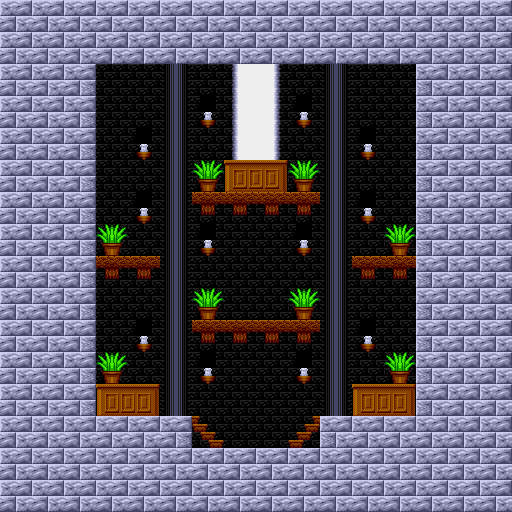

The image is a tile-based game level rendered from a .tmx file. Its description and complete source (layers, tilesets, objects, tile grids) follow:
An orthogonal 16x16 tile map with 32x32 px tiles, 1 tile layer (Capa de Patrones 1), 2 tilesets and 4 objects (STAGE_MAZE1).

<map version="1.0" orientation="orthogonal" width="16" height="16" tilewidth="32" tileheight="32">
 <tileset firstgid="1" name="tileset" tilewidth="32" tileheight="32">
  <image source="../tileset/tileset.png" width="256" height="512" />
 </tileset>
 <tileset firstgid="129" name="objset" tilewidth="64" tileheight="64">
  <image source="../tileset/objset.png" trans="000000" width="512" height="512" />
 </tileset>
 <layer name="Capa de Patrones 1" width="16" height="16">
  <data encoding="csv">
2,2,2,2,2,2,2,2,2,2,2,2,2,2,2,2,
2,2,2,2,2,2,2,2,2,2,2,2,2,2,2,2,
2,2,4,1,1,39,1,37,38,1,39,1,1,3,2,2,
2,2,4,1,1,39,10,37,38,10,39,1,1,3,2,2,
2,2,4,1,10,39,1,37,38,1,39,10,1,3,2,2,
2,2,4,1,1,39,71,41,42,71,39,1,1,3,2,2,
2,2,4,1,10,39,6,6,6,6,39,10,1,3,2,2,
2,2,4,71,1,39,10,1,1,10,39,1,71,3,2,2,
2,2,4,6,6,39,1,1,1,1,39,6,6,3,2,2,
2,2,4,1,1,39,71,1,1,71,39,1,1,3,2,2,
2,2,4,1,10,39,6,6,6,6,39,10,1,3,2,2,
2,2,4,71,1,39,10,1,1,10,39,1,71,3,2,2,
2,2,4,41,42,39,1,1,1,1,39,41,42,3,2,2,
2,2,2,2,2,4,11,1,1,13,3,2,2,2,2,2,
2,2,2,2,2,2,2,2,2,2,2,2,2,2,2,2,
2,2,2,2,2,2,2,2,2,2,2,2,2,2,2,2
</data>
 </layer>
 <objectgroup name="Capa de Objetos 1" width="16" height="16">
  <object name="STAGE_MAZE1" gid="130" x="224" y="462" />
  <object gid="130" x="224" y="334" />
  <object gid="131" x="222" y="335" />
  <object gid="143" x="224" y="177" />
 </objectgroup>
</map>
